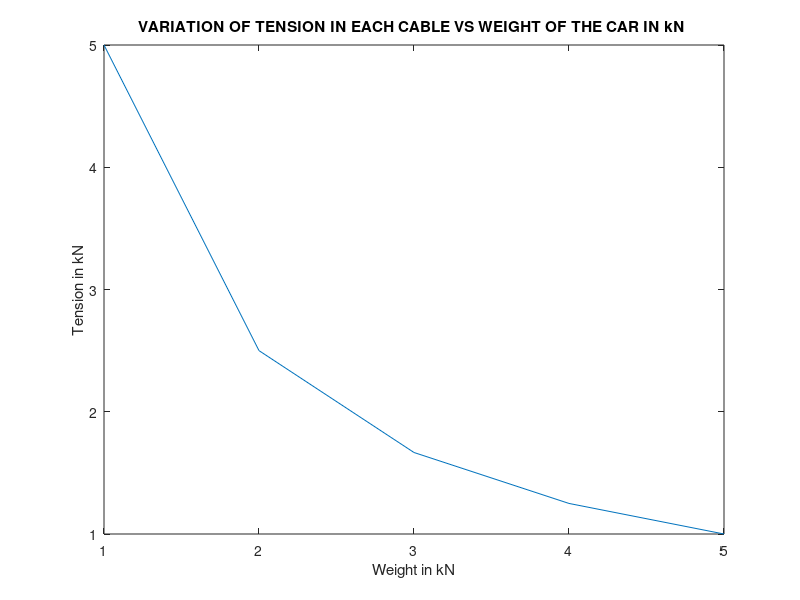
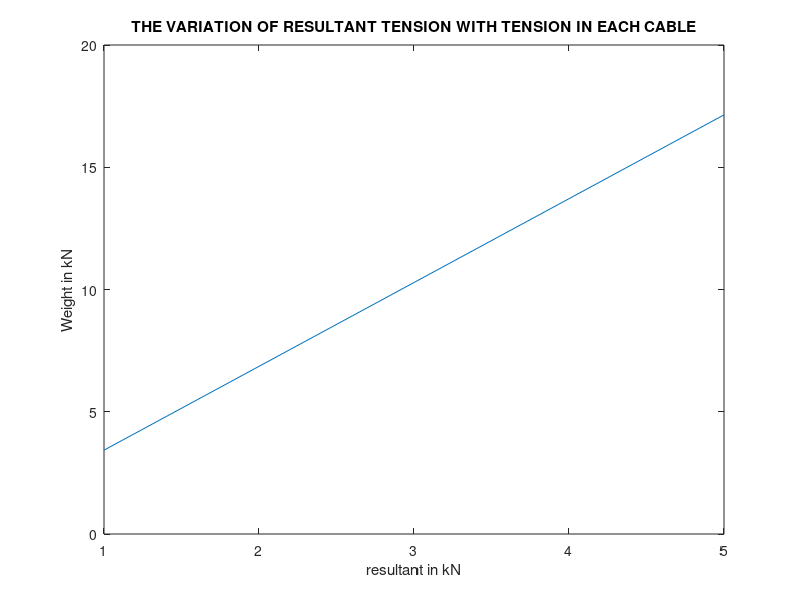
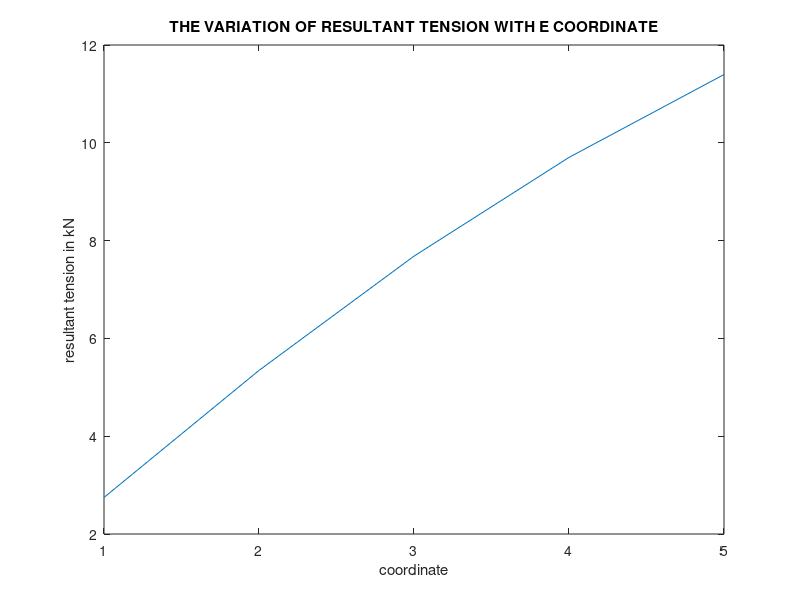

MATLAB code to generate these figures, in order:
%QUESTION 1 MATLAB CODE
D=[-6 -4 0];
C=[-6 4 0];
B=[6 4 0];
A=[6 -4 0];
q=12;
E=[0 0 q];
W= input("Enter the weight of the car ");
AE=E-A;
BE=E-B;
CE=E-C;
DE=E-D;
AECAP=AE/norm(AE);
disp("The cartesian angle wrt x axis for AE is ")
disp(acosd(AECAP(1,1)))
BECAP=BE/norm(BE);
disp("The cartesian angle wrt x axis for BE is ")
disp(acosd(BECAP(1,1)))
CECAP=CE/norm(CE);
disp("The cartesian angle wrt x axis for CE is ")
disp(acosd(CECAP(1,1)))
DECAP=DE/norm(DE);
disp("The cartesian angle wrt x axis for DE is ")
disp(acosd(DECAP(1,1)))
R=AECAP+BECAP+CECAP+DECAP;
T=W/norm(R);

disp("The tension in each cable is ")
disp(T)
x=1:W;
T1=1:W;
for i=1:W
    T1(1,i)=W/i;
end
figure;
plot(x,T1)
title("VARIATION OF TENSION IN EACH CABLE VS WEIGHT OF THE CAR IN kN ")
xlabel("Weight in kN")
ylabel("Tension in kN")

%QUESTION 2 MATLAB
T=input("Enter the  tension for each cable ");
disp("THE RESULTANT TENSION IS ");
W=norm(R)*T;
disp(W)
r=1:T;
r2=1:T;
for o = 1:T
    r2(1,o)=norm(R)*o;
end
figure;
plot(r,r2)
title("THE VARIATION OF RESULTANT TENSION WITH TENSION IN EACH CABLE")
ylabel("Weight in kN")
xlabel("resultant in kN")

%QUESTION 3 MATLAB
q=input("Enter the z coordinate of E ");
T=input("Enter the tension in each cable ");

a=1:q;
a1=1:q;

for i=1:q
    D=[-6 -4 0];
    C=[-6 4 0];
    B=[6 4 0];
    A=[6 -4 0];
    E=[0 0 i];
    AE=E-A;
    BE=E-B;
    CE=E-C;
    DE=E-D;
    AECAP=AE/norm(AE);
    BECAP=BE/norm(BE);
    CECAP=CE/norm(CE);
    DECAP=DE/norm(DE);
    R=AECAP+BECAP+CECAP+DECAP;
    a1(1,i)= norm(R)*T;
   
    
end
figure;
plot(a,a1)
title("THE VARIATION OF RESULTANT TENSION WITH E COORDINATE")
xlabel("coordinate")
ylabel("resultant tension in kN")



